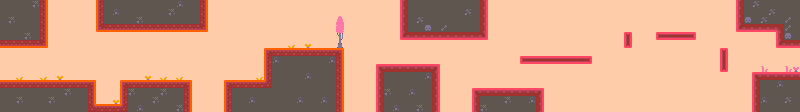

The image is a tile-based game level rendered from a .tmx file. Its description and source (layers, tilesets, objects; grid data summarised) follow:
An orthogonal 100x14 tile map with 8x8 px tiles, 2 tile layers (Map, Navigation), 1 hidden layer not drawn, 3 tilesets.

<map version="1.10" tiledversion="1.11.0" orientation="orthogonal" renderorder="right-down" width="100" height="14" tilewidth="8" tileheight="8" infinite="0" nextlayerid="4" nextobjectid="1">
 <tileset firstgid="1" name="tilemap_pico_8" tilewidth="8" tileheight="8" spacing="1" tilecount="150" columns="15">
  <image source="tilemap_pico_8.png" width="134" height="89" />
 </tileset>
 <tileset firstgid="151" name="MapMetadata" tilewidth="8" tileheight="8" tilecount="32" columns="8">
  <image source="MapMetadata.png" width="67" height="34" />
 </tileset>
 <tileset firstgid="183" name="tilemap_packed" tilewidth="8" tileheight="8" spacing="1" tilecount="150" columns="15">
  <image source="tilemap_pico_8.png" width="134" height="89" />
 </tileset>
 <layer id="1" name="Map" width="100" height="14">
  <properties>
   <property name="Draw" type="bool" value="true" />
  </properties>
  <data>[1400 cells, 1400 non-empty, 40 distinct tile ids]</data>
 </layer>
 <layer id="3" name="Navigation" width="100" height="14">
  <properties>
   <property name="Navigation" type="bool" value="true" />
  </properties>
  <data>[1400 cells, 185 non-empty, 1 distinct tile ids]</data>
 </layer>
 <layer id="2" name="Collisions" width="100" height="14" visible="0">
  <properties>
   <property name="Draw" type="bool" value="false" />
  </properties>
  <data>[1400 cells, 185 non-empty, 1 distinct tile ids]</data>
 </layer>
</map>
